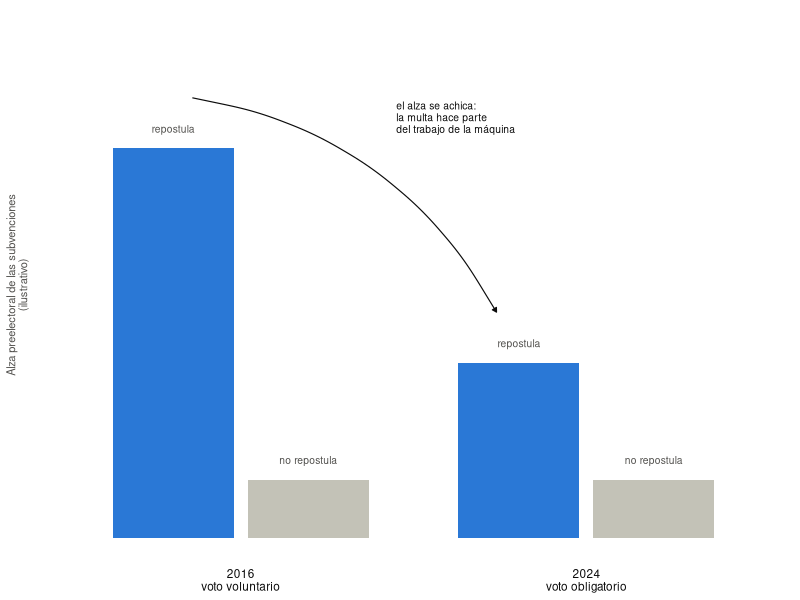

Write R code to recreate this figure.
# Figura 2: lo que predice el modelo (ilustrativo, no son datos).
# Alza de las subvenciones en los meses previos a la elección municipal, según el
# régimen de voto y según si el alcalde en ejercicio va a la reelección.
#
# Uso (desde proyects/camila/):
#   Rscript scripts/03_figura2_predicciones.R figs/

suppressMessages({library(dplyr); library(ggplot2)})

salida <- if (length(commandArgs(TRUE)) >= 1) commandArgs(TRUE)[1] else "figs"

d <- tibble(
  regimen = factor(rep(c("2016\nvoto voluntario", "2024\nvoto obligatorio"), each = 2),
                   levels = c("2016\nvoto voluntario", "2024\nvoto obligatorio")),
  alcalde = factor(rep(c("repostula", "no repostula"), 2),
                   levels = c("repostula", "no repostula")),
  alza = c(1.00, 0.15, 0.45, 0.15))

azul <- "#2a78d6"; gris_barra <- "#c3c2b7"; gris <- "#52514e"

p <- ggplot(d, aes(regimen, alza, fill = alcalde)) +
  geom_col(position = position_dodge(width = 0.78), width = 0.7) +
  geom_text(aes(label = alcalde, y = alza + 0.04), position = position_dodge(width = 0.78),
            vjust = 0, size = 2.6, colour = gris) +
  annotate("curve", x = 0.86, xend = 1.74, y = 1.13, yend = 0.58, colour = "#0b0b0b", curvature = -0.25,
           linewidth = 0.4, arrow = arrow(length = unit(0.12, "cm"), type = "closed")) +
  annotate("text", x = 1.45, y = 1.08, hjust = 0, size = 2.6, colour = "#0b0b0b", lineheight = 0.95,
           label = "el alza se achica:\nla multa hace parte\ndel trabajo de la máquina") +
  scale_fill_manual(values = c(azul, gris_barra), guide = "none") +
  scale_y_continuous(limits = c(0, 1.3), breaks = NULL) +
  labs(x = NULL, y = "Alza preelectoral de las subvenciones\n(ilustrativo)") +
  theme_minimal(base_size = 9) +
  theme(panel.grid = element_blank(), axis.text.x = element_text(colour = "#0b0b0b", size = 8.5),
        axis.title.y = element_text(colour = gris, size = 8))

dir.create(salida, showWarnings = FALSE, recursive = TRUE)
ggsave(file.path(salida, "fig2_predicciones.png"), p, width = 5.4, height = 3.2, dpi = 300, bg = "white")
cat("Figura guardada en", file.path(salida, "fig2_predicciones.png"), "\n")
